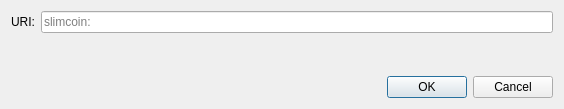
<?xml version="1.0" encoding="UTF-8"?>
<ui version="4.0">
 <class>OpenURIDialog</class>
 <widget class="QDialog" name="OpenURIDialog">
  <property name="geometry">
   <rect>
    <x>0</x>
    <y>0</y>
    <width>564</width>
    <height>109</height>
   </rect>
  </property>
  <property name="windowTitle">
   <string>Open slimcoin URI</string>
  </property>
  <layout class="QVBoxLayout" name="verticalLayout">
   <item>
    <layout class="QHBoxLayout" name="horizontalLayout">
     <item>
      <widget class="QLabel" name="label">
       <property name="text">
        <string>URI:</string>
       </property>
      </widget>
     </item>
     <item>
      <widget class="QValidatedLineEdit" name="uriEdit">
       <property name="placeholderText">
        <string notr="true">slimcoin:</string>
       </property>
      </widget>
     </item>
    </layout>
   </item>
   <item>
    <spacer name="verticalSpacer">
     <property name="orientation">
      <enum>Qt::Vertical</enum>
     </property>
     <property name="sizeHint" stdset="0">
      <size>
       <width>20</width>
       <height>40</height>
      </size>
     </property>
    </spacer>
   </item>
   <item>
    <widget class="QDialogButtonBox" name="buttonBox">
     <property name="orientation">
      <enum>Qt::Horizontal</enum>
     </property>
     <property name="standardButtons">
      <set>QDialogButtonBox::Cancel|QDialogButtonBox::Ok</set>
     </property>
    </widget>
   </item>
  </layout>
 </widget>
 <customwidgets>
  <customwidget>
   <class>QValidatedLineEdit</class>
   <extends>QLineEdit</extends>
   <header>qt/qvalidatedlineedit.h</header>
  </customwidget>
 </customwidgets>
 <resources/>
 <connections>
  <connection>
   <sender>buttonBox</sender>
   <signal>accepted()</signal>
   <receiver>OpenURIDialog</receiver>
   <slot>accept()</slot>
   <hints>
    <hint type="sourcelabel">
     <x>248</x>
     <y>254</y>
    </hint>
    <hint type="destinationlabel">
     <x>157</x>
     <y>274</y>
    </hint>
   </hints>
  </connection>
  <connection>
   <sender>buttonBox</sender>
   <signal>rejected()</signal>
   <receiver>OpenURIDialog</receiver>
   <slot>reject()</slot>
   <hints>
    <hint type="sourcelabel">
     <x>316</x>
     <y>260</y>
    </hint>
    <hint type="destinationlabel">
     <x>286</x>
     <y>274</y>
    </hint>
   </hints>
  </connection>
 </connections>
</ui>
